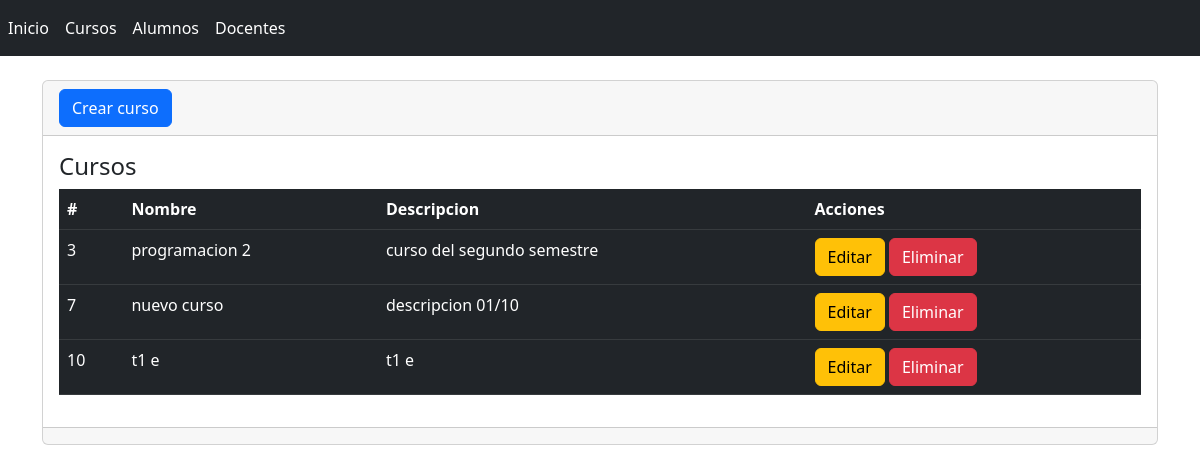
Page /cursos on the committed database.
### universidad/models.py (models this page shows, shortened)
class Curso(models.Model):
    id = models.AutoField(primary_key=True)#id auto_increment
    nombre= models.CharField(max_length=255,verbose_name="Nombre")#campo de texto
    descripcion= models.TextField(null=False,verbose_name="Descripcion")

### universidad/views.py (the view)
# urls.py: path('cursos',views.cursos,name='cursos'),
def cursos(request):
    cursos=Curso.objects.all()#se consulta los cursos
    return render(request, 'cursos/index.html',{'cursos': cursos})#nombre y valor

### universidad/templates/cursos/index.html (shortened to what this page needs)
{% extends "base.html" %}
{% block contenido %}
<div class="card">
    <div class="card-header">
        <a name="" id="" class="btn btn-primary" href="{% url 'crear' %}" role="button">Crear curso</a>
    </div>
    <div class="card-body">
        <h4 class="card-title">Cursos</h4>
        <div class="table-responsive">
            <table class="table table-dark">
                <thead>
                    <tr>
                        <th scope="col">#</th>
                        <th scope="col">Nombre</th>
                        <th scope="col">Descripcion</th>
                        <th scope="col">Acciones</th>
                    </tr>
                </thead>
                <tbody>
                    {% for curso in cursos %}
                    <tr>
                        <td>{{ curso.id }}</td>
                        <td>{{ curso.nombre }}</td>
                        <td>{{ curso.descripcion }}</td>
                        <td>
                            <a name="" id="" class="btn btn-warning" href="{% url 'editar' curso.id %}" role="button">Editar</a>
                            <a name="" id="" class="btn btn-danger" href="{% url 'eliminar' curso.id %}" role="button">Eliminar</a>
                        </td>
                    </tr>
                    {% endfor %}
                </tbody>
            </table>
        </div>
    </div>
    <div class="card-footer text-muted">
    </div>
</div>
{% endblock %}

### rows in the picture
Curso: id "3", nombre "programacion 2", descripcion "curso del segundo semestre"
Curso: id "7", nombre "nuevo curso", descripcion "descripcion 01/10"
Curso: id "10", nombre "t1 e", descripcion "t1 e"
